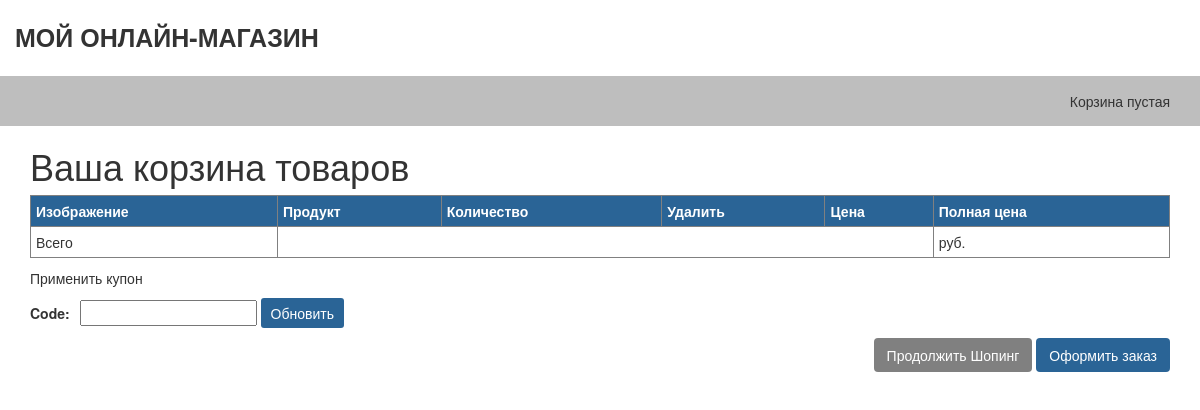
/cart/ (signed in), run on an earlier commit of the app's database.
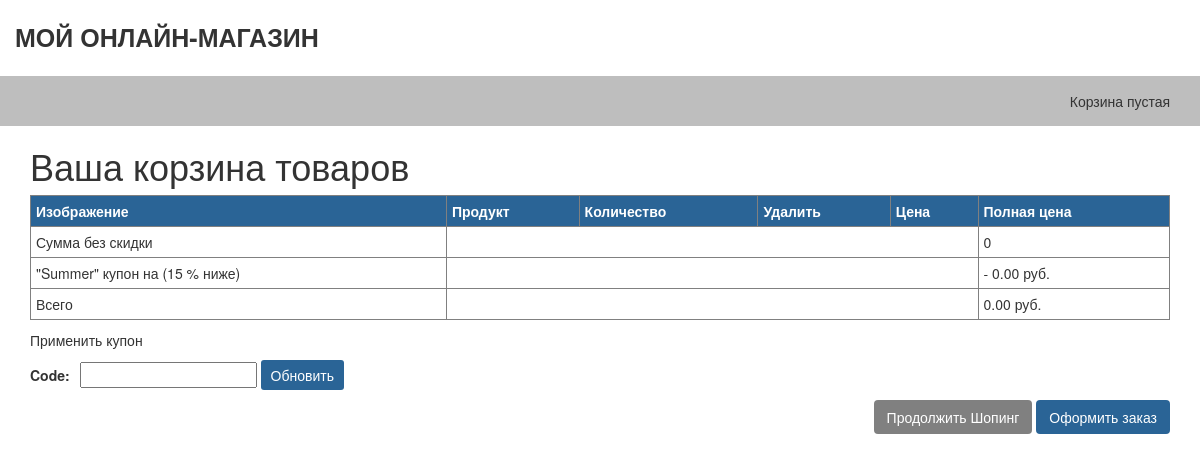
And on a later commit of the database.
### cupons/models.py (models this page shows, shortened)
class Cupon(models.Model):
    code = models.CharField(max_length=50, unique=True)
    valid_from = models.DateTimeField()
    valid_to = models.DateTimeField()
    discount = models.IntegerField(validators=[MinValueValidator(0), MaxValueValidator(100)])
    active = models.BooleanField()

### cart/views.py (the view)
def CartDetail(request):
    cart = Cart(request)
    for item in cart:
        item['update_quantity_form'] = CartAddProductForm(
                                        initial={
                                            'quantity': item['quantity'],
                                            'update': True
                                        })
    cupon_apply_form = CuponApllyForm()
    return render(request, 'cart/detail.html',
                 {'cart': cart, 'cupon_apply_form': cupon_apply_form})

### cupons/forms.py
class CuponApllyForm(forms.Form):
    code = forms.CharField()

### cart/cart.py (called while the page is built)
    def __iter__(self):
        product_ids = self.cart.keys()
        products = Product.objects.filter(id__in=product_ids)
        for product in products:
            self.cart[str(product.id)]['product'] = product
        for item in self.cart.values():
            item['price'] = Decimal(item['price'])
            item['total_price'] = item['price'] * item['quantity']
            yield item

    def __len__(self):
        return sum(item['quantity'] for item in self.cart.values())

    def get_total_price(self):
        return sum(Decimal(item['price']) * item['quantity'] for item in self.cart.values())

    @property
    def cupon(self):
        if self.cupon_id:
            return Cupon.objects.get(id=self.cupon_id)
        return None

    def get_discount(self):
        if self.cupon:
            return (self.cupon.discount / Decimal('100')) * self.get_total_price()
        return Decimal('0')

    def get_total_price_after_discount(self):
        return self.get_total_price() - self.get_discount()

### cart/context_processors.py (called while the page is built)
def cart(request):
    return {'cart': Cart(request)}

### cart/templates/cart/detail.html (shortened to what this page needs)
{% extends "shop/base.html" %}
{% block content %}
  <h1>Ваша корзина товаров</h1>
  <table class="table-cart" border="1px">
    <thead>
      <tr>
        <th>Изображение</th>
        <th>Продукт</th>
        <th>Количество</th>
        <th>Удалить</th>
        <th>Цена</th>
        <th>Полная цена</th>
      </tr>
    </thead>
    <tbody>
        {% if cart.cupon %}
          <tr class="subtotal">
            <td>Сумма без скидки</td>
            <td colspan="4"></td>
            <td>{{ cart.get_total_price }}</td>
          </tr>
          <tr>
            <td>
              "{{ cart.cupon.code }}" купон на ({{ cart.cupon.discount }} % ниже)
            </td>
            <td colspan="4"></td>
            <td class="num discount">- {{ cart.get_discount|floatformat:"2" }} руб.</td>
          </tr>
        {% endif %}
        <tr class="total">
          <td>Всего</td>
          <td colspan="4"></td>
          <td class="num">{{ cart.get_total_price_after_discount|floatformat:"2" }} руб.</td>
        </tr>
    </tbody>
  </table>
  <p>Применить купон</p>
  <form action="{% url "cupon:apply" %}" method="post" class="add">
    {{ cupon_apply_form }}
    <input type="submit" value="Обновить">
  </form>
  <p class="text-right">
    <a href="{% url "shop:ProductList"%}" class="btn btn-light">Продолжить Шопинг</a>
    <a href="{% url "orders:OrderCreate" %}" class="btn">Оформить заказ</a>
  </p>
{% endblock %}

### shop/templates/shop/base.html (shortened to what this page needs)
{% load static %}
<!DOCTYPE html>
<html lang="en">
<head>
  <link rel="stylesheet" href="{% static "css/bootstrap.min.css" %}">
  <link rel="stylesheet" href="{% static "css/style.css" %}">
</head>
<body>
  <section id="header">
    <div class="top container">
      Мой Онлайн-Магазин
    </div>
    <div class="top-bl">
      <div class="container">
        <div class="cart">
          {% with total_items=cart|length %}
            {% if cart|length > 0 %}
              Ваша корзина:
              <a href="{% url "cart:CartDetail" %}">
                {{ total_items }} тов. {{ cart.get_total_price }} руб.
              </a>
            {% else %}
              Корзина пустая
            {% endif %}
          {% endwith %}
        </div>
      </div>
    </div>
  </section>
  <section id="content row" class="container">
    {% block content %}{% endblock %}
  </section>
</body>
</html>

### shop/static/css/style.css (style rules this page uses)
.top { padding: 20px 0; font-size: 25px; font-weight: 600; text-transform: uppercase; }
.top-bl { background: #bebebe; padding: 15px; }
.top-bl .cart { float: right; }
form.add { margin-bottom: 10px; }
form.add label { margin-right: 10px; }
form.add input[type="submit"] { background: #2a6496; border-radius: 3px; border: 0; padding: 5px 10px; color: white; }
.table-cart { width: 100%; margin: 10px 0; }
th, td { padding: 5px; }
thead { background: #2a6496; color: white; }
.btn { background: #2a6496; color: white; }
.btn-light { background: #808080; }

What changed in the data, as far as the page shows it:
added Cupon: cupon.code "Summer", cupon.discount "15", get_discount "0.00", get_total_price_after_discount "0.00"
Also different on the page:
{{ cart.get_total_price }}: (not shown) → "0"
text now shown: "Сумма без скидки \" \" купон на ( % ниже) - руб."
